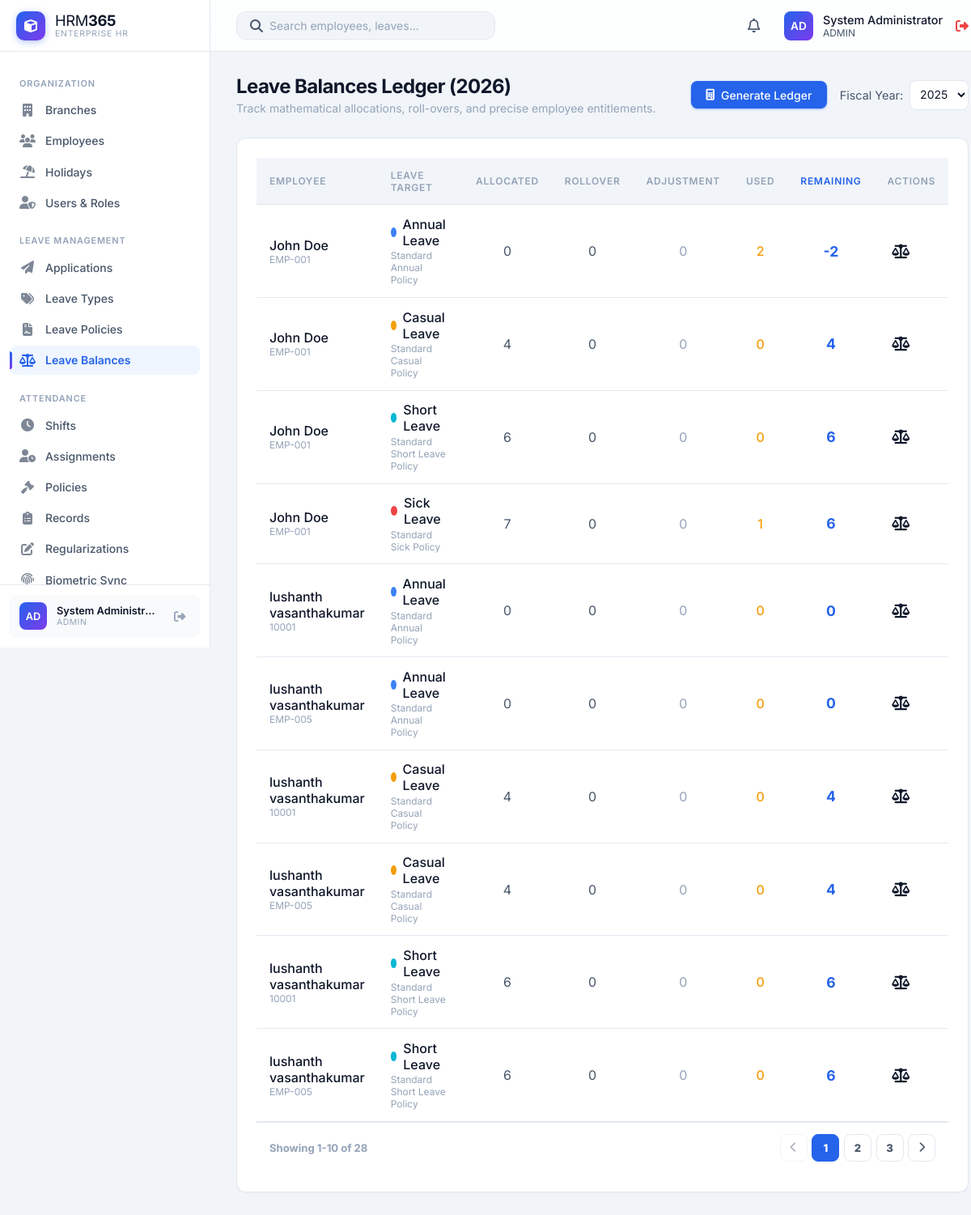
Screenshot of /HRM365/modules/leave_balances/index.php (signed in) with the database file from the repository.
### tables this page shows
CREATE TABLE `users` (
  `id` int(11) NOT NULL,
  `username` varchar(50) NOT NULL,
  `password` varchar(255) NOT NULL,
  `full_name` varchar(100) DEFAULT NULL,
  `role` enum('admin','HR','manager','employee') DEFAULT 'employee',
  `status` enum('Active','Inactive') DEFAULT 'Active',
  `language` varchar(20) DEFAULT 'English',
  `department` varchar(50) DEFAULT NULL,
  `employee_id` int(11) DEFAULT NULL,
  `created_at` timestamp NOT NULL DEFAULT current_timestamp()
);

CREATE TABLE `leave_balances` (
  `id` int(11) NOT NULL,
  `employee_id` int(11) NOT NULL,
  `leave_type_id` int(11) NOT NULL,
  `leave_policy_id` int(11) DEFAULT NULL,
  `year` int(11) NOT NULL,
  `allocated_days` decimal(5,2) DEFAULT 0.00,
  `used_days` decimal(5,2) DEFAULT 0.00,
  `carried_forward` decimal(5,2) DEFAULT 0.00,
  `manual_adjustment` decimal(5,2) DEFAULT 0.00,
  `adjustment_reason` text DEFAULT NULL,
  `created_at` timestamp NOT NULL DEFAULT current_timestamp(),
  `updated_at` timestamp NOT NULL DEFAULT current_timestamp() ON UPDATE current_timestamp()
);

CREATE TABLE `employees` (
  `id` int(11) NOT NULL,
  `employee_code` varchar(20) NOT NULL,
  `first_name` varchar(50) NOT NULL,
  `last_name` varchar(50) NOT NULL,
  `email` varchar(100) NOT NULL,
  `phone` varchar(20) DEFAULT NULL,
  `department` varchar(50) DEFAULT NULL,
  `designation` varchar(50) DEFAULT NULL,
  `status` enum('Active','On Leave','Terminated') DEFAULT 'Active',
  `biometric_user_id` varchar(50) DEFAULT NULL,
  `hire_date` date DEFAULT NULL,
  `created_at` timestamp NOT NULL DEFAULT current_timestamp(),
  `updated_at` timestamp NOT NULL DEFAULT current_timestamp() ON UPDATE current_timestamp(),
  `date_of_birth` date DEFAULT NULL,
  `gender` enum('Male','Female','Other') DEFAULT NULL,
  `address` text DEFAULT NULL,
  `branch_id` int(11) DEFAULT NULL,
  `employment_type` enum('Full-time','Part-time','Contract') DEFAULT NULL,
  `base_salary` decimal(10,2) DEFAULT NULL,
  `profile_photo` varchar(255) DEFAULT NULL,
  `shift_id` int(11) DEFAULT NULL,
  `attendance_policy_id` int(11) DEFAULT NULL
);

CREATE TABLE `leave_types` (
  `id` int(11) NOT NULL,
  `name` varchar(100) NOT NULL,
  `description` text DEFAULT NULL,
  `max_days_per_year` int(11) DEFAULT 0,
  `is_paid` tinyint(1) DEFAULT 1,
  `color` varchar(20) DEFAULT '#3b82f6',
  `status` enum('Active','Inactive') DEFAULT 'Active',
  `created_at` timestamp NOT NULL DEFAULT current_timestamp()
);

CREATE TABLE `leave_policies` (
  `id` int(11) NOT NULL,
  `name` varchar(100) NOT NULL,
  `description` text DEFAULT NULL,
  `leave_type_id` int(11) NOT NULL,
  `accrual_type` enum('Monthly','Quarterly','Yearly','Fixed allocation') NOT NULL,
  `accrual_rate` decimal(5,2) NOT NULL,
  `carry_forward_limit` int(11) DEFAULT 0,
  `min_days_per_application` decimal(5,2) DEFAULT 1.00,
  `max_days_per_application` decimal(5,2) DEFAULT 365.00,
  `status` enum('Active','Inactive') DEFAULT 'Active',
  `created_at` timestamp NOT NULL DEFAULT current_timestamp(),
  `updated_at` timestamp NOT NULL DEFAULT current_timestamp() ON UPDATE current_timestamp()
);

### HRM365/modules/leave_balances/index.php (the view, shortened to what the rows shown need)
<?php
require_once '../../includes/db.php';
require_once '../../includes/auth.php';
require_once '../../includes/leave_math.php';
$year_filter = isset($_GET['year']) ? intval($_GET['year']) : date('Y');
$scopeSql = '';
$scopeParams = [];
$stmt = $pdo->prepare("
    SELECT
        b.*,
        e.first_name, e.last_name, e.employee_code,
        t.name as leave_type_name, t.color,
        p.name as policy_name
    FROM leave_balances b
    JOIN employees e ON b.employee_id = e.id
    JOIN leave_types t ON b.leave_type_id = t.id
    LEFT JOIN leave_policies p ON b.leave_policy_id = p.id
    WHERE b.year = ?
    {$scopeSql}
    ORDER BY e.first_name ASC, t.name ASC
");
$stmt->execute(array_merge([$year_filter], $scopeParams));
$balances = $stmt->fetchAll();
include '../../includes/header.php';
?>
<div class="page-header">
    <div>
        <h1 class="page-title">Leave Balances Ledger (<?php echo $year_filter; ?>)</h1>
    </div>
</div>
<div class="card">
    <div class="table-container">
        <table class="table">
            <thead>
                <tr>
                    <th>Employee</th>
                    <th>Leave Target</th>
                    <th style="text-align: center;">Allocated</th>
                    <th style="text-align: center;">Rollover</th>
                    <th style="text-align: center;">Adjustment</th>
                    <th style="text-align: center;">Used</th>
                    <th style="text-align: center; color: var(--accent-primary);">Remaining</th>
                    <th>Actions</th>
                </tr>
            </thead>
            <tbody>
                <?php foreach ($balances as $b):
                    $total_allocated = round(floatval($b['allocated_days']) + floatval($b['carried_forward']) + floatval($b['manual_adjustment']), 0);
                    $remaining = $total_allocated - floatval($b['used_days']);
                ?>
                <tr>
                    <td>
                        <div style="font-weight: 500; color: var(--text-primary);"><?php echo htmlspecialchars($b['first_name'] . ' ' . $b['last_name']); ?></div>
                        <div style="font-size: 0.75rem; color: var(--text-muted);"><?php echo htmlspecialchars($b['employee_code']); ?></div>
                    </td>
                    <td>
                        <div style="display: flex; align-items: center; gap: 0.5rem;">
                            <div style="width: 12px; height: 12px; border-radius: 50%; background-color: <?php echo htmlspecialchars($b['color']); ?>;"></div>
                            <span style="font-weight: 500;"><?php echo htmlspecialchars($b['leave_type_name']); ?></span>
                        </div>
                        <?php if ($b['policy_name']): ?>
                            <div style="font-size: 0.75rem; color: var(--text-muted); margin-top: 0.1rem;"><?php echo htmlspecialchars($b['policy_name']); ?></div>
                        <?php endif; ?>
                    </td>
                    <td style="text-align: center; color: var(--text-secondary);"><?php echo htmlspecialchars(format_leave_days(floatval($b['allocated_days']))); ?></td>
                    <td style="text-align: center; color: var(--text-secondary);"><?php echo htmlspecialchars(format_leave_days(floatval($b['carried_forward']))); ?></td>
                    <td style="text-align: center;">
                        <?php if (floatval($b['manual_adjustment']) > 0): ?>
                            <span style="color: var(--accent-success); font-weight: 600;">+<?php echo htmlspecialchars(format_leave_days(floatval($b['manual_adjustment']))); ?></span>
                        <?php elseif (floatval($b['manual_adjustment']) < 0): ?>
                            <span style="color: var(--accent-danger); font-weight: 600;"><?php echo htmlspecialchars(format_leave_days(floatval($b['manual_adjustment']))); ?></span>
                        <?php else: ?>
                            <span style="color: var(--text-muted);">0</span>
                        <?php endif; ?>
                    </td>
                    <td style="text-align: center; color: var(--accent-warning); font-weight: 500;"><?php echo htmlspecialchars(format_leave_days(floatval($b['used_days']))); ?></td>
                    <td style="text-align: center; color: var(--accent-primary); font-weight: 700; font-size: 1.1rem;">
                        <?php echo htmlspecialchars(format_leave_days($remaining)); ?>
                    </td>
                    <td>
                        <?php if (in_array($currentUser['role'], ['admin', 'HR'])): ?>
                            <a href="adjust.php?id=<?php echo $b['id']; ?>" class="action-btn" title="Manual Adjustment" style="color: var(--text-primary); text-decoration: none;">
                                <i class="fas fa-balance-scale"></i>
                            </a>
                        <?php else: ?>
                            <span style="color: var(--text-muted); font-size: 0.8rem;">View only</span>
                        <?php endif; ?>
                    </td>
                </tr>
                <?php endforeach; ?>
            </tbody>
        </table>
    </div>
</div>
<?php include '../../includes/footer.php'; ?>

### HRM365/includes/header.php (shortened to what the rows shown need)
<?php
require_once __DIR__ . '/auth.php';
$stylesheetPath = __DIR__ . '/../css/styles.css';
$stylesheetVersion = is_file($stylesheetPath) ? filemtime($stylesheetPath) : time();
?>
<!DOCTYPE html>
<html lang="en">
<head>
    <link rel="stylesheet" href="<?php echo app_url('css/styles.css'); ?>?v=<?php echo $stylesheetVersion; ?>">
    <link rel="stylesheet" href="https://cdnjs.cloudflare.com/ajax/libs/font-awesome/6.4.0/css/all.min.css">
</head>
<body>
    <?php include 'sidebar.php'; ?>
    <div class="main-wrapper">
        <header class="top-header">
            <div class="header-actions">
                <div class="user-profile" style="display: flex; align-items: center; gap: 1rem;">
                    <a href="<?php echo app_url('profile.php'); ?>" style="display: flex; align-items: center; gap: 0.75rem; text-decoration: none; color: inherit;">
                        <div class="avatar"><?php echo strtoupper(substr($currentUser['username'], 0, 2)); ?></div>
                        <div class="user-info">
                            <div style="font-size: 0.9rem; font-weight: 500; color: var(--text-primary);">
                                <?php echo htmlspecialchars($_SESSION['full_name'] ?? $currentUser['username']); ?>
                            </div>
                            <div style="font-size: 0.75rem; color: var(--text-secondary); text-transform: uppercase;">
                                <?php echo htmlspecialchars($currentUser['role']); ?>
                            </div>
                        </div>
                    </a>
                </div>
            </div>
        </header>
        <main class="content-area">

### HRM365/includes/sidebar.php (shortened to what the rows shown need)
<aside class="sidebar">
    <div class="sidebar-footer">
        <div class="sidebar-user">
            <div class="avatar"><?php echo strtoupper(substr($currentUser['username'], 0, 2)); ?></div>
            <div class="sidebar-user-info">
                <div class="sidebar-user-name"><?php echo htmlspecialchars($_SESSION['full_name'] ?? $currentUser['username']); ?></div>
                <div class="sidebar-user-role"><?php echo htmlspecialchars($currentUser['role']); ?></div>
            </div>
            <a href="<?php echo app_url('logout.php'); ?>" class="sidebar-logout" title="Logout"><i class="fas fa-sign-out-alt"></i></a>
        </div>
    </div>
</aside>

### rows the page displays
users: username "AD", role "ADMIN"
leave_balances: employee.last_name "John Doe", employee.employee_code "EMP-001", leave_type.name "Annual Leave", leave_policy.name "Standard Annual Policy", allocated_days "0", carried_forward "0", used_days "2", format_leave_days($remaining) "-2"
leave_balances: employee.last_name "John Doe", employee.employee_code "EMP-001", leave_type.name "Casual Leave", leave_policy.name "Standard Casual Policy", allocated_days "4", carried_forward "0", used_days "0", format_leave_days($remaining) "4"
leave_balances: employee.last_name "John Doe", employee.employee_code "EMP-001", leave_type.name "Short Leave", leave_policy.name "Standard Short Leave Policy", allocated_days "6", carried_forward "0", used_days "0", format_leave_days($remaining) "6"
leave_balances: employee.last_name "John Doe", employee.employee_code "EMP-001", leave_type.name "Sick Leave", leave_policy.name "Standard Sick Policy", allocated_days "7", carried_forward "0", used_days "1", format_leave_days($remaining) "6"
leave_balances: employee.last_name "lushanth vasanthakumar", employee.employee_code "10001", leave_type.name "Annual Leave", leave_policy.name "Standard Annual Policy", allocated_days "0", carried_forward "0", used_days "0", format_leave_days($remaining) "0"
leave_balances: employee.last_name "lushanth vasanthakumar", employee.employee_code "EMP-005", leave_type.name "Annual Leave", leave_policy.name "Standard Annual Policy", allocated_days "0", carried_forward "0", used_days "0", format_leave_days($remaining) "0"
leave_balances: employee.last_name "lushanth vasanthakumar", employee.employee_code "10001", leave_type.name "Casual Leave", leave_policy.name "Standard Casual Policy", allocated_days "4", carried_forward "0", used_days "0", format_leave_days($remaining) "4"
leave_balances: employee.last_name "lushanth vasanthakumar", employee.employee_code "EMP-005", leave_type.name "Casual Leave", leave_policy.name "Standard Casual Policy", allocated_days "4", carried_forward "0", used_days "0", format_leave_days($remaining) "4"
leave_balances: employee.last_name "lushanth vasanthakumar", employee.employee_code "10001", leave_type.name "Short Leave", leave_policy.name "Standard Short Leave Policy", allocated_days "6", carried_forward "0", used_days "0", format_leave_days($remaining) "6"
leave_balances: employee.last_name "lushanth vasanthakumar", employee.employee_code "EMP-005", leave_type.name "Short Leave", leave_policy.name "Standard Short Leave Policy", allocated_days "6", carried_forward "0", used_days "0", format_leave_days($remaining) "6"

### other values shown
$_SESSION['full_name'] "System Administr…"
$_SESSION['full_name'] "System Administrator"
$year_filter "2026"
form field year "2025"
